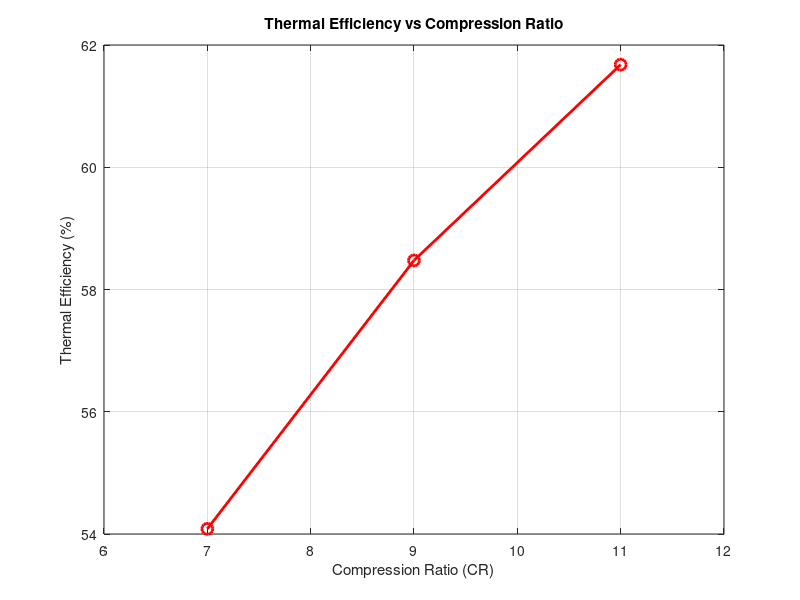

This figure's MATLAB source:
 gamma = 1.4;                           % Specific heat ratio (air)
    CR_values = [7, 9, 11];               % Compression ratios
    
    eta = 1 - 1 ./ (CR_values.^(gamma - 1));  % Thermal efficiency formula

    % Display results
    fprintf('CR\tEfficiency (%%)\n');
    for i = 1:length(CR_values)
        fprintf('%d\t%.2f%%\n', CR_values(i), eta(i)*100);
    end

    % Plotting
    figure;
    plot(CR_values, eta*100, 'ro-', 'LineWidth', 2, 'MarkerSize', 8);
    xlabel('Compression Ratio (CR)');
    ylabel('Thermal Efficiency (%)');
    title('Thermal Efficiency vs Compression Ratio');
    grid on;
    xlim([min(CR_values)-1, max(CR_values)+1]);

    % Inference
    fprintf('\nInference:\n');
    fprintf('Thermal efficiency increases with increasing compression ratio,\n');
    fprintf('but the rate of increase diminishes due to the exponential dependence.\n');